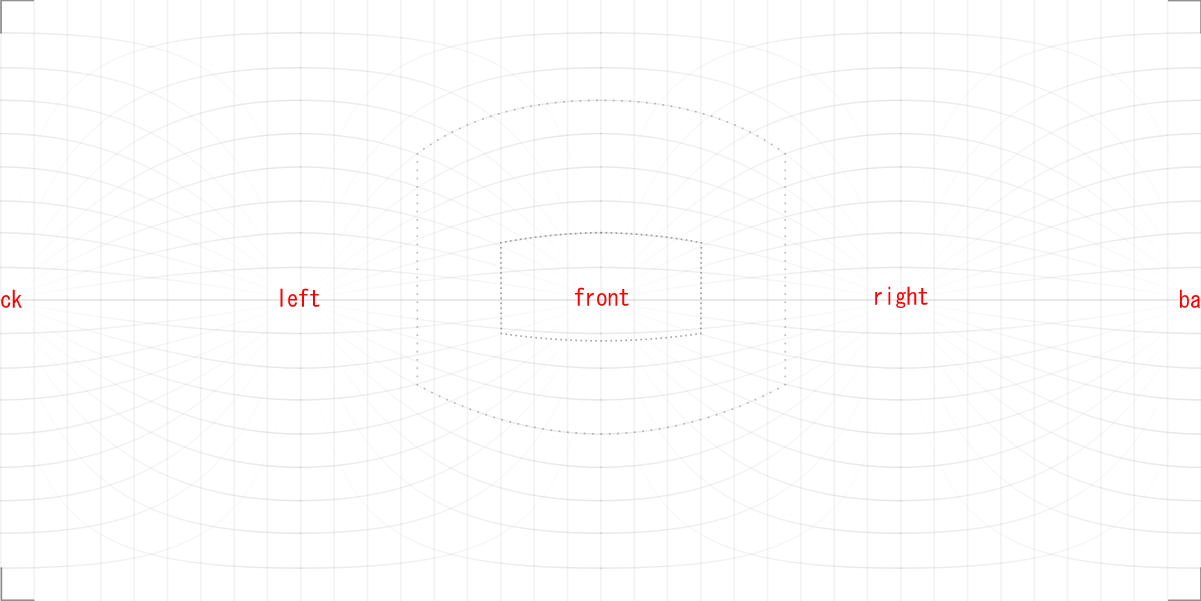
#> input picture sample.png, 1201 x 601 px
$ python 01_simple_image_convert.py
#> lines starting #> are read from the running program, lines starting #| are printed output that depends on the picture
#> in main, image is the input picture: shape (601, 1201, 3); mean B, G, R 252.9, 252.9, 253.2
# coding: UTF-8
#!/usr/bin/python3
import time
import argparse

import cv2
import numpy as np


def get_args():
    parser = argparse.ArgumentParser()

    parser.add_argument("--roll", type=int, default=0)
    parser.add_argument("--pitch", type=int, default=0)
    parser.add_argument("--yaw", type=int, default=0)

    parser.add_argument("--viewpoint", type=float, default=-1.0)
    parser.add_argument("--imagepoint", type=float, default=1.0)

    parser.add_argument("--width", type=float, default=640)
    parser.add_argument("--height", type=float, default=360)

    parser.add_argument("--sensor_size", type=float, default=0.561)

    parser.add_argument("--image", type=str, default='sample.png')
    parser.add_argument("--output", type=str, default='output.png')

    args = parser.parse_args()

    return args


def create_rotation_matrix(roll, pitch, yaw):
    roll = roll * np.pi / 180
    pitch = pitch * np.pi / 180
    yaw = yaw * np.pi / 180

    matrix01 = np.array([
        [1, 0, 0],
        [0, np.cos(roll), np.sin(roll)],
        [0, -np.sin(roll), np.cos(roll)],
    ])

    matrix02 = np.array([
        [np.cos(pitch), 0, -np.sin(pitch)],
        [0, 1, 0],
        [np.sin(pitch), 0, np.cos(pitch)],
    ])

    matrix03 = np.array([
        [np.cos(yaw), np.sin(yaw), 0],
        [-np.sin(yaw), np.cos(yaw), 0],
        [0, 0, 1],
    ])

    matrix = np.dot(matrix03, np.dot(matrix02, matrix01))

    return matrix


def calculate_phi_and_theta(
    viewpoint,
    imagepoint,
    sensor_width,
    sensor_height,
    output_width,
    output_height,
    rotation_matrix,
):
    width = np.arange(
        (-1) * sensor_width,
        sensor_width,
        sensor_width * 2 / output_width,
    )
    height = np.arange(
        (-1) * sensor_height,
        sensor_height,
        sensor_height * 2 / output_height,
    )

    ww, hh = np.meshgrid(width, height)

    point_distance = (imagepoint - viewpoint)
    if point_distance == 0:
        point_distance = 0.1

    a1 = ww / point_distance
    a2 = hh / point_distance
    b1 = -a1 * viewpoint
    b2 = -a2 * viewpoint

    a = 1 + (a1**2) + (a2**2)
    b = 2 * ((a1 * b1) + (a2 * b2))
    c = (b1**2) + (b2**2) - 1

    d = ((b**2) - (4 * a * c))**(1 / 2)

    x = (-b + d) / (2 * a)
    y = (a1 * x) + b1
    z = (a2 * x) + b2

    xd = rotation_matrix[0][0] * x + rotation_matrix[0][
        1] * y + rotation_matrix[0][2] * z
    yd = rotation_matrix[1][0] * x + rotation_matrix[1][
        1] * y + rotation_matrix[1][2] * z
    zd = rotation_matrix[2][0] * x + rotation_matrix[2][
        1] * y + rotation_matrix[2][2] * z

    phi = np.arcsin(zd)
    theta = np.arcsin(yd / np.cos(phi))

    xd[xd > 0] = 0
    xd[xd < 0] = 1
    yd[yd > 0] = np.pi
    yd[yd < 0] = -np.pi

    offset = yd * xd
    gain = -2 * xd + 1
    theta = gain * theta + offset

    return phi, theta


def remap_image(image, phi, theta):
    input_height, input_width = image.shape[:2]
#> input_height = 601; input_width = 1201

    phi = (phi * input_height / np.pi + input_height / 2)
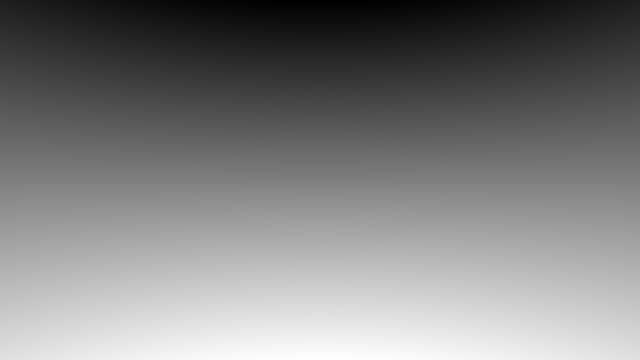
#> phi: shape (360, 640) float64; min 183.5, max 416.8, mean 300.2; drawn with min black and max white
    phi = phi.astype(np.float32)
    theta = (theta * input_width / (2 * np.pi) + input_width / 2)
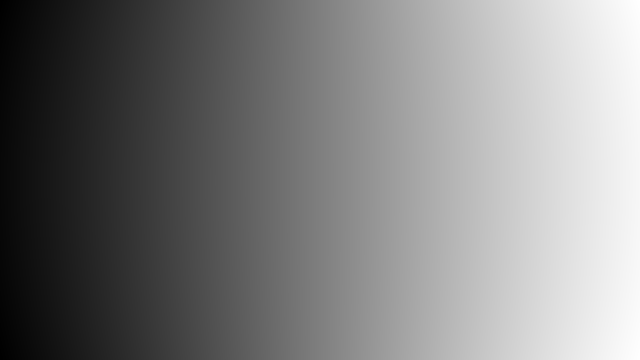
#> theta: shape (360, 640) float64; min 392.2, max 808.3, mean 600.2; drawn with min black and max white
    theta = theta.astype(np.float32)

    output_image = cv2.remap(image, theta, phi, cv2.INTER_CUBIC)
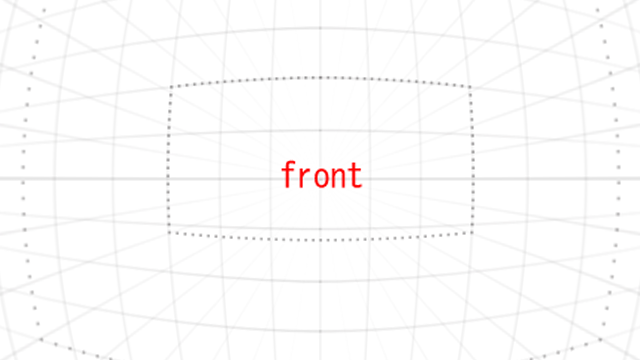
#> output_image: shape (360, 640, 3); mean B, G, R 251.9, 251.9, 252.5

    return output_image


def main():
    # コマンドライン引数
    args = get_args()

    roll_degree = float(args.roll)
    pitch_degree = float(args.pitch)
    yaw_degree = float(args.yaw)

    viewpoint = args.viewpoint
    imagepoint = args.imagepoint + viewpoint

    output_width = args.width
    output_height = args.height

    sensor_width = args.sensor_size
    sensor_height = args.sensor_size * output_height / output_width

    image_path = args.image
    output_path = args.output

    # 処理時間
    time_list = []

    # 画像読み込み
    start_time = time.time()
    image = cv2.imread(image_path)
    time_list.append(['imread()', time.time() - start_time])

    # 回転行列生成
    start_time = time.time()
    rotation_matrix = create_rotation_matrix(
        roll_degree,
        pitch_degree,
        yaw_degree,
    )
    time_list.append(['create_rotation_matrix()', time.time() - start_time])

    # 角度座標φ, θ算出
    start_time = time.time()
    phi, theta = calculate_phi_and_theta(
        viewpoint,
        imagepoint,
        sensor_width,
        sensor_height,
        output_width,
        output_height,
        rotation_matrix,
    )
    time_list.append(['calculate_phi_and_theta()', time.time() - start_time])

    # 画像変換
    start_time = time.time()
    output_image = remap_image(image, phi, theta)
    time_list.append(['remap_image()', time.time() - start_time])

    # 処理時間表示
    total_elapsed_time = 0.0
    for time_info in time_list:
        elapsed_time = time_info[1] * 1000
        total_elapsed_time += elapsed_time
        print(time_info[0] + ':', '{:.1f}'.format(elapsed_time) + 'ms')
    print('\nTotal:', '{:.1f}'.format(total_elapsed_time) + 'ms')

    # 表示
    cv2.imwrite(output_path, output_image)


if __name__ == '__main__':
    main()
